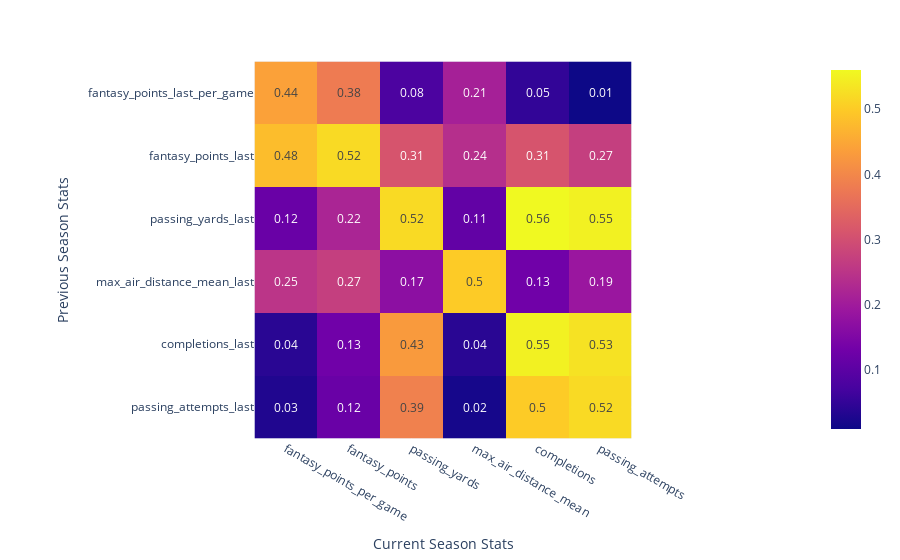
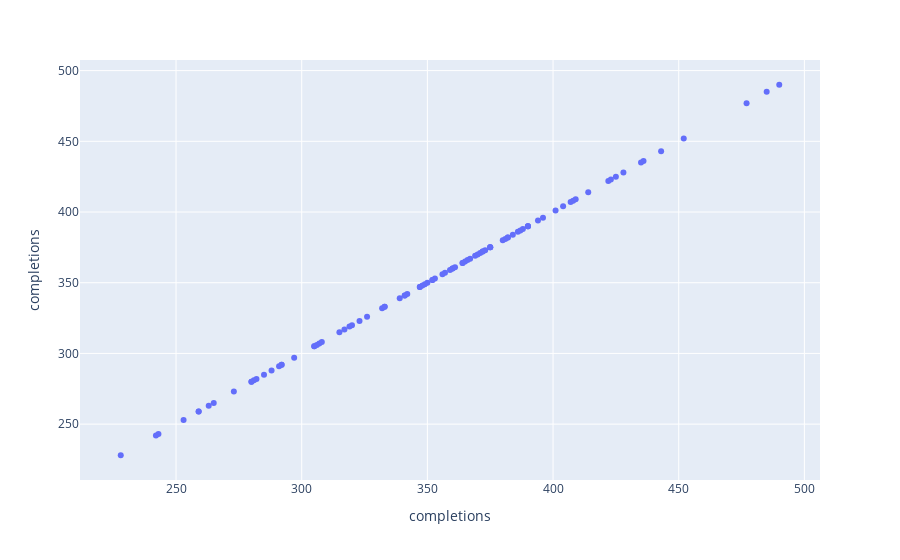

Here is the notebook cell these charts were saved with, in order:
### Markdown cell above
# Further Exploration

### Code cell
query = "games >= 12 and games_last >= 12 and passing_yards_per_game >= 150 and passing_yards_last_per_game >= 150"
explore_df = filter_df(df, query, x, y)

### Figure 1 — Plotly figure (JSON) as saved in the notebook; plotly's stock layout.template omitted (floating-point values rounded to 4 significant figures)
{"data": [{"coloraxis": "coloraxis", "hovertemplate": "Current Season Stats: %{x}<br>Previous Season Stats: %{y}<br>color: %{z}<extra></extra>", "name": "0", "texttemplate": "%{z}", "type": "heatmap", "x": ["fantasy_points_per_game", "fantasy_points", "passing_yards", "max_air_distance_mean", "completions", "passing_attempts"], "xaxis": "x", "y": ["fantasy_points_last_per_game", "fantasy_points_last", "passing_yards_last", "max_air_distance_mean_last", "completions_last", "passing_attempts_last"], "yaxis": "y", "z": [[0.44, 0.38, 0.08, 0.21, 0.05, 0.01], [0.48, 0.52, 0.31, 0.24, 0.31, 0.27], [0.12, 0.22, 0.52, 0.11, 0.56, 0.55], [0.25, 0.27, 0.17, 0.5, 0.13, 0.19], [0.04, 0.13, 0.43, 0.04, 0.55, 0.53], [0.03, 0.12, 0.39, 0.02, 0.5, 0.52]]}], "layout": {"coloraxis": {"colorscale": [[0, "#0d0887"], [0.1111, "#46039f"], [0.2222, "#7201a8"], [0.3333, "#9c179e"], [0.4444, "#bd3786"], [0.5556, "#d8576b"], [0.6667, "#ed7953"], [0.7778, "#fb9f3a"], [0.8889, "#fdca26"], [1, "#f0f921"]]}, "margin": {"t": 60}, "xaxis": {"anchor": "y", "constrain": "domain", "domain": [0, 1], "scaleanchor": "y", "title": {"text": "Current Season Stats"}}, "yaxis": {"anchor": "x", "autorange": "reversed", "constrain": "domain", "domain": [0, 1], "title": {"text": "Previous Season Stats"}}}}

### Figure 2 — Plotly figure (JSON) as saved in the notebook; plotly's stock layout.template omitted (floating-point values rounded to 4 significant figures; data arrays with more than 128 entries replaced by an {"elided": "..."} marker saying what was removed)
{"data": [{"customdata": {"elided": "95x3 mixed values"}, "hovertemplate": "completions=%{y}<br>passer=%{customdata[0]}<br>season=%{customdata[1]}<br>age=%{customdata[2]}<extra></extra>", "legendgroup": "", "marker": {"color": "#636efa", "symbol": "circle"}, "mode": "markers", "name": "", "orientation": "v", "showlegend": false, "type": "scatter", "x": [375, 373, 401, 485, 490, 386, 364, 352, 380, 360, 452, 390, 360, 347, 390, 369, 341, 353, 372, 366, 350, 342, 422, 408, 407, 375, 352, 371, 367, 404, 291, 320, 297, 263, 365, 339, 280, 341, 384, 259, 292, 347, 425, 307, 349, 372, 423, 357, 285, 323, 381, 361, 348, 428, 305, 315, 243, 282, 281, 228, 265, 308, 356, 388, 364, 394, 370, 332, 382, 333, 382, 326, 319, 390, 436, 435, 242, 317, 305, 253, 396, 409, 359, 273, 375, 333, 280, 259, 443, 477, 306, 414, 292, 387, 288], "xaxis": "x", "y": [375, 373, 401, 485, 490, 386, 364, 352, 380, 360, 452, 390, 360, 347, 390, 369, 341, 353, 372, 366, 350, 342, 422, 408, 407, 375, 352, 371, 367, 404, 291, 320, 297, 263, 365, 339, 280, 341, 384, 259, 292, 347, 425, 307, 349, 372, 423, 357, 285, 323, 381, 361, 348, 428, 305, 315, 243, 282, 281, 228, 265, 308, 356, 388, 364, 394, 370, 332, 382, 333, 382, 326, 319, 390, 436, 435, 242, 317, 305, 253, 396, 409, 359, 273, 375, 333, 280, 259, 443, 477, 306, 414, 292, 387, 288], "yaxis": "y"}], "layout": {"legend": {"tracegroupgap": 0}, "margin": {"t": 60}, "xaxis": {"anchor": "y", "domain": [0, 1], "title": {"text": "completions"}}, "yaxis": {"anchor": "x", "domain": [0, 1], "title": {"text": "completions"}}}}
